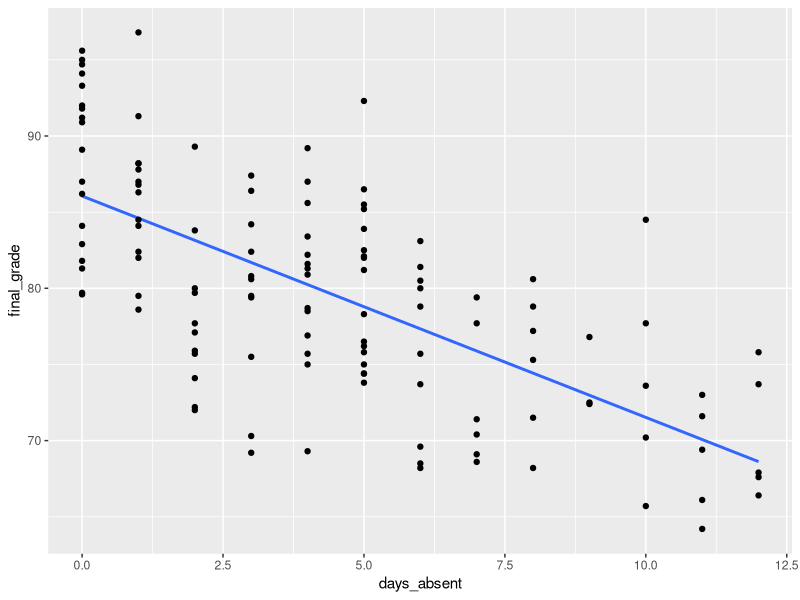
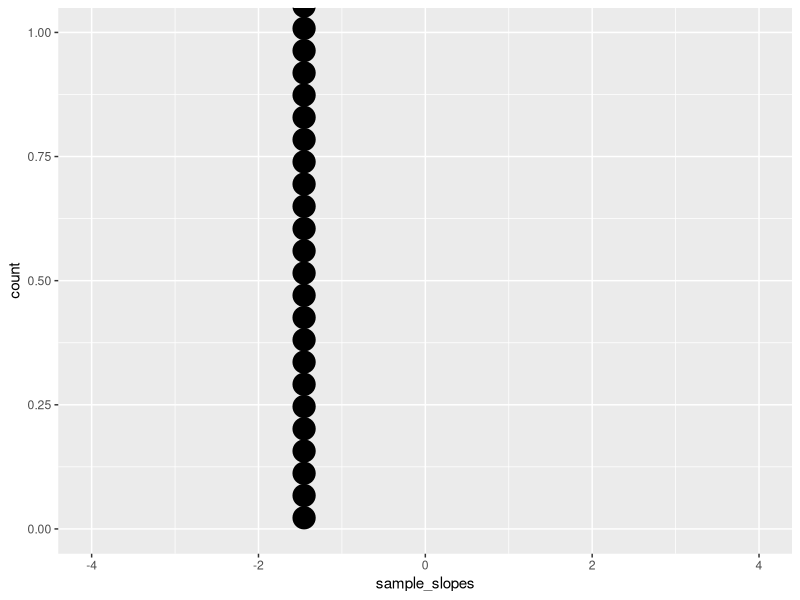

These charts were generated, in order, by the following R code:
## ---- chunk 1
library(tidyverse)
## ---- chunk 2
population = read_csv("do_absences_affect_your_grade.csv")
population
## ---- chunk 3
# Start with your data
population |> 
  # Make a blank canvas for your plot
  ggplot() +
  # Decide on your x and y axes
  aes(x = days_absent, y = final_grade) +
  # Add a regression line with the "linear model" method and no error bars
  geom_smooth(method = "lm", se = FALSE) +
  # Make a scatterplot
  geom_point()
## ---- chunk 4
m = lm(final_grade ~ days_absent, data = population)
m
## ---- chunk 5
sample_of_10 = population |> 
  sample_n(10)
sample_of_10
## ---- chunk 6

## ---- chunk 7

## ---- chunk 8
sample_10_students = function(i) {
  # Copy your code from "Step 3: Randomly sample 10 students" here
  
  # Copy your code from "Step 5: Run a linear regression for your sample" here
  
  # Do not change this code:
  m$coefficients["days_absent"]
}
sample_slopes = map_dbl(1:30, sample_10_students)
ggplot(NULL, aes(x = sample_slopes)) +
  geom_dotplot() +
  lims(x = c(-4, 4))
## ---- chunk 9
# Copy your code from "Step 3: Randomly sample 10 students" here


## ---- chunk 10
# Copy your code from "Step 5: Run a linear regression for your sample" here


## ---- chunk 11
m |> summary()
